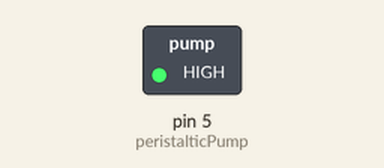
Simulated run of this sketch. Board: Arduino Uno, built with avr-gcc and run on an emulated ATmega328P. Parts: switched loads named in the sketch (green lamp = pin HIGH).

Above: at 5.0 s.
At 11.5 s:
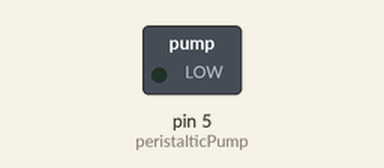
Timing chart, 0 to 16.9 s (numbered marks = the images above):
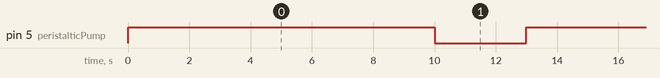

Measured:
- by itself, pin 5 (peristalticPump): alternates HIGH for 10.0 s and LOW for 3.0 s

The sketch:

Pump_Motor_Test.ino
```cpp
//This code was used as a simple way to ensure that the peristaltic pump purchased for the project was
//operational and could be controlled through the Arduino Uno

const int peristalticPump = 5; //Connect the peristaltic pump to digital pin 5 on the Arduino (a PWM pin)

void setup() { //A set up function for the code prior to the pump running
  pinMode(peristalticPump, OUTPUT); //Makes the peristaltic pump an output pin rather than an input pin
}

void loop() { //A function that will loop indefinitely until told to stop
  digitalWrite(peristalticPump, HIGH); //Turns the pin to high and the pump on
  delay(10000); //Delay for 10 seconds, allowing the pump to run for 10 seconds
  digitalWrite(peristalticPump, LOW); //Turns the pin to low and the pump off
  delay(3000); //Delay for 3 seconds, allowing the pump to remain off for 3 seconds
}
```
